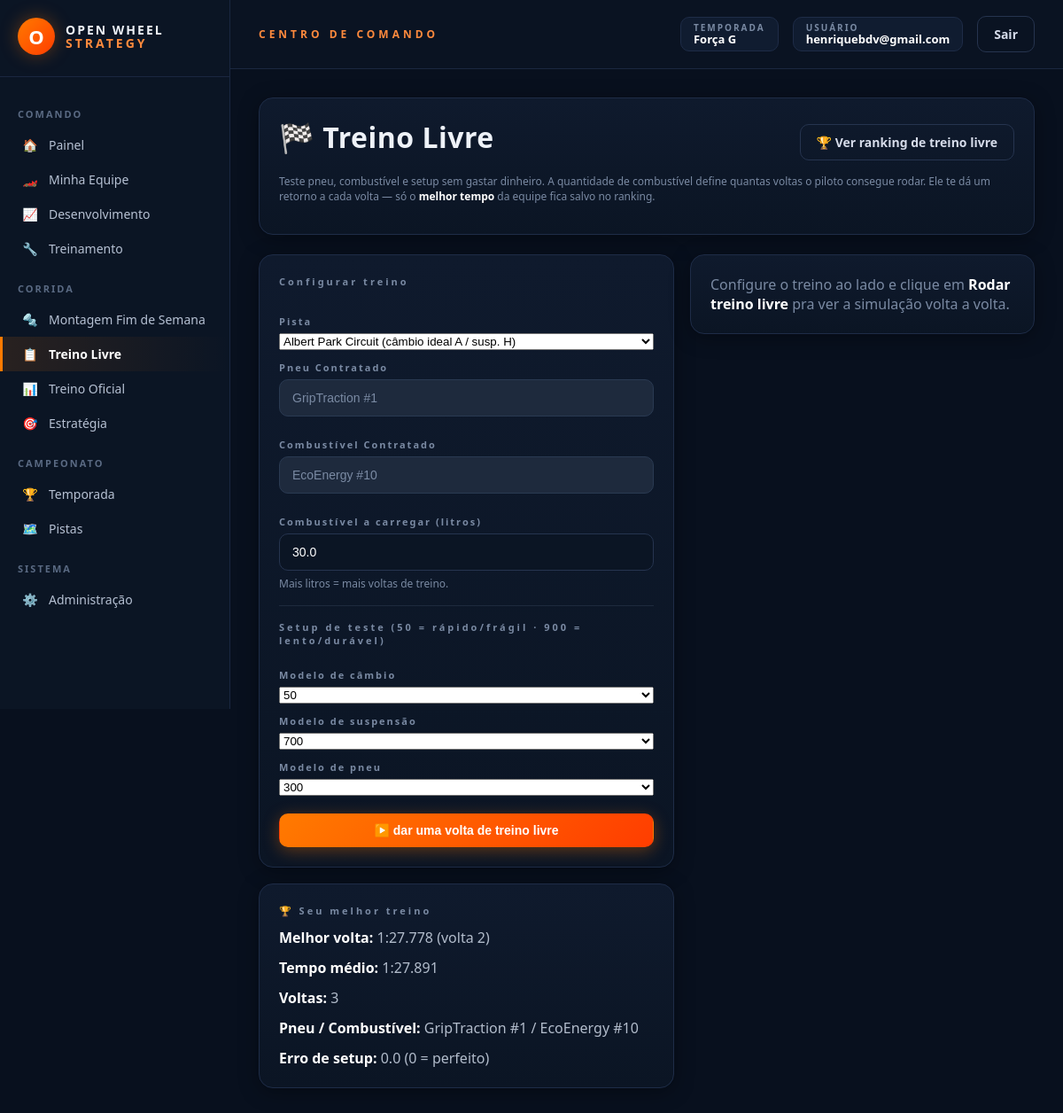
The app's page /treino-livre (signed in), older data.
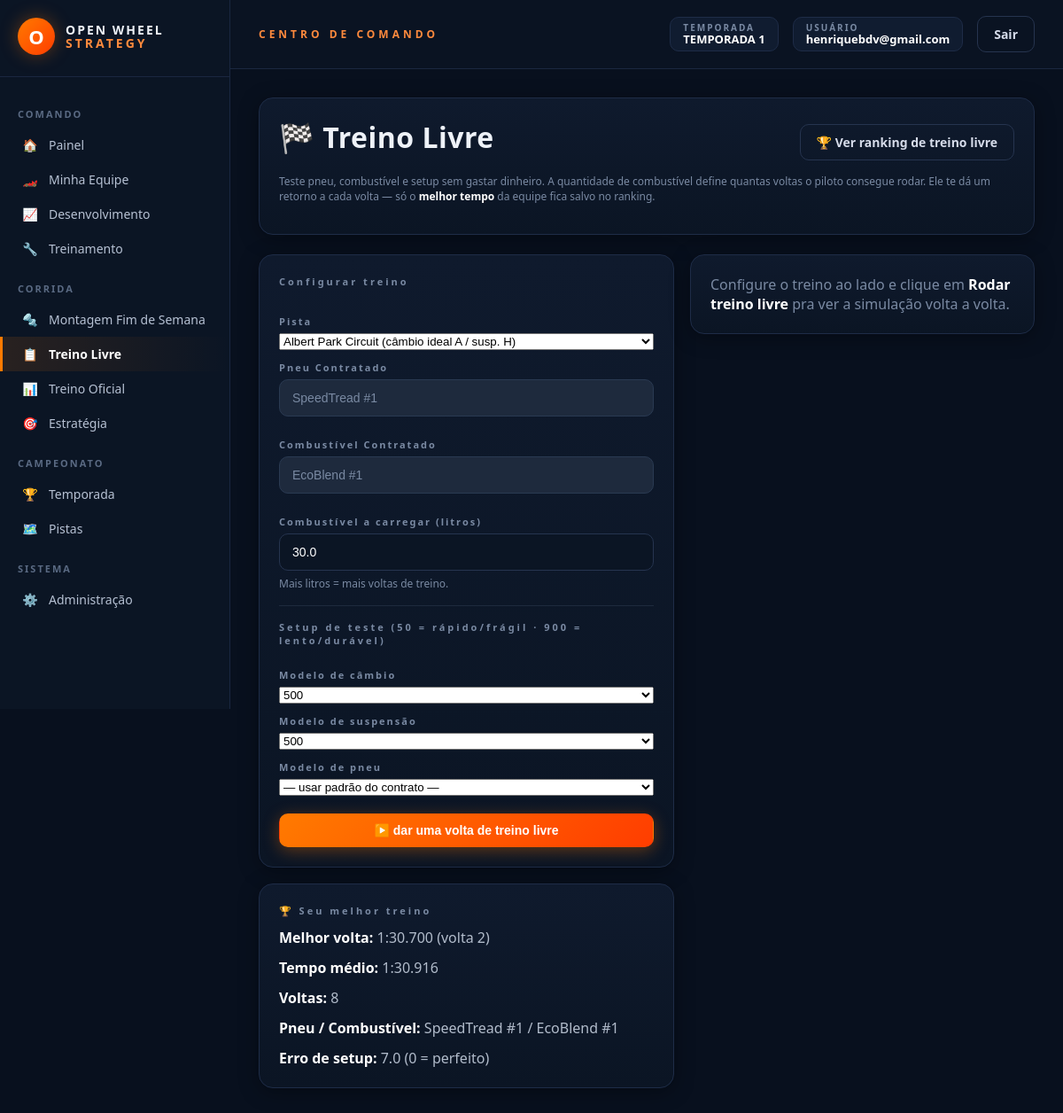
The same page, newer data.
### models_temporada.py (models this page shows, shortened)
class Temporada(db.Model):
    __tablename__ = "temporadas"
    id = db.Column(db.Integer, primary_key=True)
    nome = db.Column(db.String(120), nullable=False)
    ativa = db.Column(db.Boolean, default=False, nullable=False)
    data_criacao = db.Column(db.DateTime, default=datetime.utcnow)
    corridas_agendadas = db.relationship(
        "CorridaAgendada", backref="temporada",
        cascade="all, delete-orphan",
        order_by="CorridaAgendada.ordem",
    )
    @classmethod
    def ativa_atual(cls):
        try:
            return cls.query.filter_by(ativa=True).first()
        except (OperationalError, ProgrammingError, NoSuchTableError):
            return None

### models.py (models this page shows, shortened)
class FornecedorPneu(db.Model):
    __tablename__ = "fornecedores_pneu"
    id = db.Column(db.Integer, primary_key=True)
    nome = db.Column(db.String(100), nullable=False)
    custo_temporada = db.Column(db.Float, default=0.0)
    custo_montagem = db.Column(db.Float, default=0.0)
    ativo = db.Column(db.Boolean, default=True)
    performance = db.Column(db.Float, default=0.0)
    desgaste = db.Column(db.Float, default=1.8)
    categoria_chuva = db.Column(db.String(20), default="seco")

class FornecedorCombustivel(db.Model):
    __tablename__ = "fornecedores_combustivel"
    id = db.Column(db.Integer, primary_key=True)
    nome = db.Column(db.String(100), nullable=False)
    custo_temporada = db.Column(db.Float, default=0.0)
    custo_montagem = db.Column(db.Float, default=0.0)
    ativo = db.Column(db.Boolean, default=True)
    eficiencia = db.Column(db.Float, default=0.0)
    aumento_potencia_motor = db.Column(db.Float, default=0.0)

class CarroJogador(db.Model):
    __tablename__ = "carros_jogadores"
    id = db.Column(db.Integer, primary_key=True)
    usuario_id = db.Column(db.Integer, db.ForeignKey("usuarios.id"), unique=True, nullable=False)
    nome = db.Column(db.String(100), nullable=False)
    orcamento = db.Column(db.Float, default=55_000.0)
    motor_fornecedor_id = db.Column(db.Integer, db.ForeignKey("fornecedores_motor.id"), nullable=False)
    combustivel_fornecedor_id = db.Column(db.Integer, db.ForeignKey("fornecedores_combustivel.id"), nullable=False)
    pneu_fornecedor_id = db.Column(db.Integer, db.ForeignKey("fornecedores_pneu.id"), nullable=False)
    chassi_fornecedor_id = db.Column(db.Integer, db.ForeignKey("fornecedores_chassi.id"), nullable=True)
    cambio_fornecedor_id = db.Column(db.Integer, db.ForeignKey("fornecedores_cambio.id"), nullable=False)
    suspensao_fornecedor_id = db.Column(db.Integer, db.ForeignKey("fornecedores_suspensao.id"), nullable=False)
    engenheiro_fornecedor_id = db.Column(db.Integer, db.ForeignKey("fornecedores_engenheiro.id"), nullable=True)
    combustivel_carregado = db.Column(db.Float, default=110.0)
    cor_primaria = db.Column(db.String(7), default="#cc0000")
    cor_secundaria = db.Column(db.String(7), default="#ffffff")
    modelo_motor = db.Column(db.Integer, nullable=True)
    modelo_combustivel = db.Column(db.Integer, nullable=True)
    modelo_pneu = db.Column(db.Integer, nullable=True)
    modelo_cambio = db.Column(db.Integer, nullable=True)
    modelo_suspensao = db.Column(db.Integer, nullable=True)
    estrategia_volta_pit = db.Column(db.Integer, default=10)
    estrategia_dois_pits = db.Column(db.Boolean, default=False)

class ResultadoTreinoLivre(db.Model):
    __tablename__ = "resultados_treino_livre"
    id = db.Column(db.Integer, primary_key=True)
    equipe_id = db.Column(db.Integer, db.ForeignKey("carros_jogadores.id"), unique=True, nullable=False)
    pneu_nome = db.Column(db.String(100))
    combustivel_nome = db.Column(db.String(100))
    total_voltas = db.Column(db.Integer, default=0)
    melhor_volta_numero = db.Column(db.Integer, default=0)
    melhor_volta_tempo = db.Column(db.Float)
    tempo_medio = db.Column(db.Float)
    erro_setup = db.Column(db.Float, default=0.0)
    criado_em = db.Column(db.DateTime, default=datetime.utcnow)
    equipe = db.relationship("CarroJogador")

### rotas/treino.py (the view, shortened to what this page needs)
    @app.route("/treino-livre", methods=["GET", "POST"])
    @login_requerido
    def treino_livre_view():
        usuario = Usuario.query.get(session["usuario_id"])
        if not usuario.equipe:
            return redirect(url_for("minha_equipe"))
        equipe = usuario.equipe
        criar_banco_pistas_reais()
        pistas = listar_pistas_reais()
        pneu_contratado = FornecedorPneu.query.get(equipe.pneu_fornecedor_id)
        combustivel_contratado = FornecedorCombustivel.query.get(equipe.combustivel_fornecedor_id)
        resultado = None
        mensagem = None
        novo_recorde = False
        escolhas = {
            "pista_id": (pistas[0]["id"] if pistas else None),
            "combustivel_litros": 30.0,
            "modelo_cambio": equipe.modelo_cambio or 500,
            "modelo_suspensao": equipe.modelo_suspensao or 500,
            "modelo_pneu": equipe.modelo_pneu or "",
        }
        meu_resultado = ResultadoTreinoLivre.query.filter_by(equipe_id=equipe.id).first()
        return render_template(
            "treino_livre.html",
            equipe=equipe, pistas=pistas,
            pneu_contratado=pneu_contratado, combustivel_contratado=combustivel_contratado,
            modelos_disponiveis=modelos_componente.MODELOS,
            escolhas=escolhas, resultado=resultado, mensagem=mensagem,
            novo_recorde=novo_recorde, meu_resultado=meu_resultado,
        )

### app.py (called while the page is built)
def _registrar_contexto(app):
    @app.context_processor
    def injetar_globais():
        usuario_id = session.get("usuario_id")
        usuario = Usuario.query.get(usuario_id) if usuario_id else None
        return {
            "usuario_logado": usuario,
            "categorias_fornecedor": FORNECEDORES_CONFIG,
            "temporada_ativa": Temporada.ativa_atual(),
        }

### extensoes.py (called while the page is built)
def login_requerido(view_func):
    @functools.wraps(view_func)
    def wrapper(*args, **kwargs):
        if not session.get("usuario_id"):
            return redirect(url_for("login"))
        return view_func(*args, **kwargs)
    return wrapper

### pistas_reais_db.py (called while the page is built)
def obter_conexao():
    conexao = sqlite3.connect(CAMINHO_BANCO)
    conexao.row_factory = sqlite3.Row
    return conexao

def listar_pistas_reais():
    conexao = obter_conexao()
    linhas = conexao.execute("SELECT * FROM pistas_reais ORDER BY nome").fetchall()
    conexao.close()
    return [dict(linha) for linha in linhas]

### templates/treino_livre.html (shortened to what the changed rows need)
{% extends "base.html" %}
{% block content %}
<div class="ows-card" style="margin-bottom:22px;">
  <div style="display:flex; justify-content:space-between; align-items:center; flex-wrap:wrap; gap:12px;">
    <h1>🏁 Treino Livre</h1>
  </div>
</div>
<div class="ows-grid-2" style="align-items:start;">
  <div>
    <div class="ows-card">
      <form method="post" class="ows-form">
        <label>Pista</label>
        <select name="pista_id">
          {% for p in pistas %}
            <option value="{{ p.id }}" {% if escolhas.pista_id == p.id %}selected{% endif %}>
            </option>
          {% endfor %}
        </select>
        <label>Pneu Contratado</label>
        <input type="text" value="{{ pneu_contratado.nome }}" disabled class="form-control" style="background:#1e2a3d; color:#7a8aa3; border: 1px solid #2a3a52; margin-bottom:12px;">
        <label>Combustível Contratado</label>
        <input type="text" value="{{ combustivel_contratado.nome }}" disabled class="form-control" style="background:#1e2a3d; color:#7a8aa3; border: 1px solid #2a3a52; margin-bottom:12px;">
        <label>Combustível a carregar (litros)</label>
        <input type="number" step="1" min="1" max="150" name="combustivel_litros"
               value="{{ escolhas.combustivel_litros }}">
        <div class="ows-hint">Mais litros = mais voltas de treino.</div>
        <hr>
        <h3>Setup de teste (50 = rápido/frágil · 900 = lento/durável)</h3>
        <label>Modelo de câmbio</label>
        <select name="modelo_cambio">
          {% for m in modelos_disponiveis %}
            <option value="{{ m }}" {% if escolhas.modelo_cambio == m %}selected{% endif %}>{{ m }}</option>
          {% endfor %}
        </select>
        <label>Modelo de suspensão</label>
        <select name="modelo_suspensao">
          {% for m in modelos_disponiveis %}
            <option value="{{ m }}" {% if escolhas.modelo_suspensao == m %}selected{% endif %}>{{ m }}</option>
          {% endfor %}
        </select>
        <label>Modelo de pneu</label>
        <select name="modelo_pneu">
          <option value="">— usar padrão do contrato —</option>
          {% for m in modelos_disponiveis %}
            <option value="{{ m }}" {% if escolhas.modelo_pneu == m %}selected{% endif %}>{{ m }}</option>
          {% endfor %}
        </select>
        <button type="submit" class="ows-btn ows-btn-primary ows-btn-full">▶️ dar uma volta de treino livre</button>
      </form>
    </div>
    {% if meu_resultado %}
    <div class="ows-card" style="margin-top:18px;">
      <h3>🏆 Seu melhor treino</h3>
      <p><strong class="ows-strong">Melhor volta:</strong> {{ meu_resultado.melhor_volta_tempo | tempo_min }}
        (volta {{ meu_resultado.melhor_volta_numero }})</p>
      <p><strong class="ows-strong">Tempo médio:</strong> {{ meu_resultado.tempo_medio | tempo_min }}</p>
      <p><strong class="ows-strong">Voltas:</strong> {{ meu_resultado.total_voltas }}</p>
      <p><strong class="ows-strong">Pneu / Combustível:</strong> {{ meu_resultado.pneu_nome }} / {{ meu_resultado.combustivel_nome }}</p>
      <p style="margin-bottom:0;"><strong class="ows-strong">Erro de setup:</strong> {{ meu_resultado.erro_setup }} (0 = perfeito)</p>
    </div>
    {% endif %}
  </div>
</div>
{% endblock %}

### templates/base.html (shortened to what this page needs)
<!DOCTYPE html>
<html lang="pt-br">
<head>
    <link href="{{ url_for('static', filename='css/tema.css') }}" rel="stylesheet">
</head>
<body>
{% if usuario_logado %}
<div class="ows-shell">
    <aside class="ows-sidebar">
        <div class="ows-logo">
            <div class="ows-logo-mark">O</div>
            <div class="ows-logo-text">OPEN WHEEL<br><span>STRATEGY</span></div>
        </div>
        <div class="ows-menu-section">COMANDO</div>
        <a href="{{ url_for('home') }}" class="ows-menu-link {% if request.endpoint == 'home' %}active{% endif %}"><span class="ows-icon">🏠</span> Painel</a>
        <a href="{{ url_for('minha_equipe') }}" class="ows-menu-link {% if request.endpoint == 'minha_equipe' %}active{% endif %}"><span class="ows-icon">🏎️</span> Minha Equipe</a>
        <a href="{{ url_for('desenvolvimento_view') }}" class="ows-menu-link {% if request.endpoint == 'desenvolvimento_view' %}active{% endif %}"><span class="ows-icon">📈</span> Desenvolvimento</a>
        <a href="{{ url_for('treinamento_view') }}" class="ows-menu-link {% if request.endpoint == 'treinamento_view' %}active{% endif %}"><span class="ows-icon">🔧</span> Treinamento</a>
        <div class="ows-menu-section">CORRIDA</div>
        <a href="{{ url_for('montagem_fim_de_semana') }}" class="ows-menu-link {% if request.endpoint == 'montagem_fim_de_semana' %}active{% endif %}"><span class="ows-icon">🔩</span> Montagem Fim de Semana</a>
        <a href="{{ url_for('treino_livre_view') }}" class="ows-menu-link {% if request.endpoint == 'treino_livre_view' %}active{% endif %}"><span class="ows-icon">📋</span> Treino Livre</a>
        <a href="{{ url_for('treino_oficial_view') }}" class="ows-menu-link {% if request.endpoint == 'treino_oficial_view' %}active{% endif %}"><span class="ows-icon">📊</span> Treino Oficial</a>
        <a href="{{ url_for('estrategia_corrida_view') }}" class="ows-menu-link {% if request.endpoint == 'estrategia_corrida_view' %}active{% endif %}"><span class="ows-icon">🎯</span> Estratégia</a>
        <div class="ows-menu-section">CAMPEONATO</div>
        <a href="{{ url_for('temporada_view') }}" class="ows-menu-link {% if request.endpoint == 'temporada_view' %}active{% endif %}"><span class="ows-icon">🏆</span> Temporada</a>
        <a href="{{ url_for('pistas_reais_view') }}" class="ows-menu-link {% if request.endpoint == 'pistas_reais_view' %}active{% endif %}"><span class="ows-icon">🗺️</span> Pistas</a>
        {% if usuario_logado.eh_admin %}
        <div class="ows-menu-section">SISTEMA</div>
        <a href="{{ url_for('admin_dashboard') }}" class="ows-menu-link {% if request.endpoint == 'admin_dashboard' %}active{% endif %}"><span class="ows-icon">⚙️</span> Administração</a>
        {% endif %}
    </aside>
    <div class="ows-main">
        <header class="ows-topbar">
            <div class="ows-topbar-title">CENTRO DE COMANDO</div>
            <div class="ows-topbar-right">
                {% if temporada_ativa %}
                <div class="ows-badge">
                    <div class="ows-badge-label">TEMPORADA</div>
                    <div class="ows-badge-value">{{ temporada_ativa.nome }}</div>
                </div>
                {% endif %}
                <div class="ows-badge">
                    <div class="ows-badge-label">USUÁRIO</div>
                    <div class="ows-badge-value">{{ usuario_logado.email }}</div>
                </div>
                <a href="{{ url_for('logout') }}" class="ows-btn ows-btn-ghost">Sair</a>
            </div>
        </header>
        <div class="ows-content">
            {% block content %}{% endblock %}
        </div>
    </div>
</div>
{% endif %}
</body>
</html>

Row changes from the older to the newer data that the page shows:
removed CarroJogador: modelo_suspensao "700", modelo_pneu "300"
changed Temporada: nome "Força G" → "TEMPORADA 1"
changed FornecedorPneu: nome "GripTraction #1" → "SpeedTread #1"
changed FornecedorCombustivel: nome "EcoEnergy #10" → "EcoBlend #1"
changed ResultadoTreinoLivre: melhor_volta_tempo|tempo_min "1:27.778" → "1:30.700"; tempo_medio|tempo_min "1:27.891" → "1:30.916"; total_voltas "3" → "8"; pneu_nome "GripTraction #1" → "SpeedTread #1"; combustivel_nome "EcoEnergy #10" → "EcoBlend #1"; erro_setup "0.0" → "7.0"
Text that changed along with them:
form field modelo_cambio: "50" → "500"
form field modelo_suspensao: (not shown) → "500"
form field modelo_pneu: (not shown) → "— usar padrão do contrato —"
